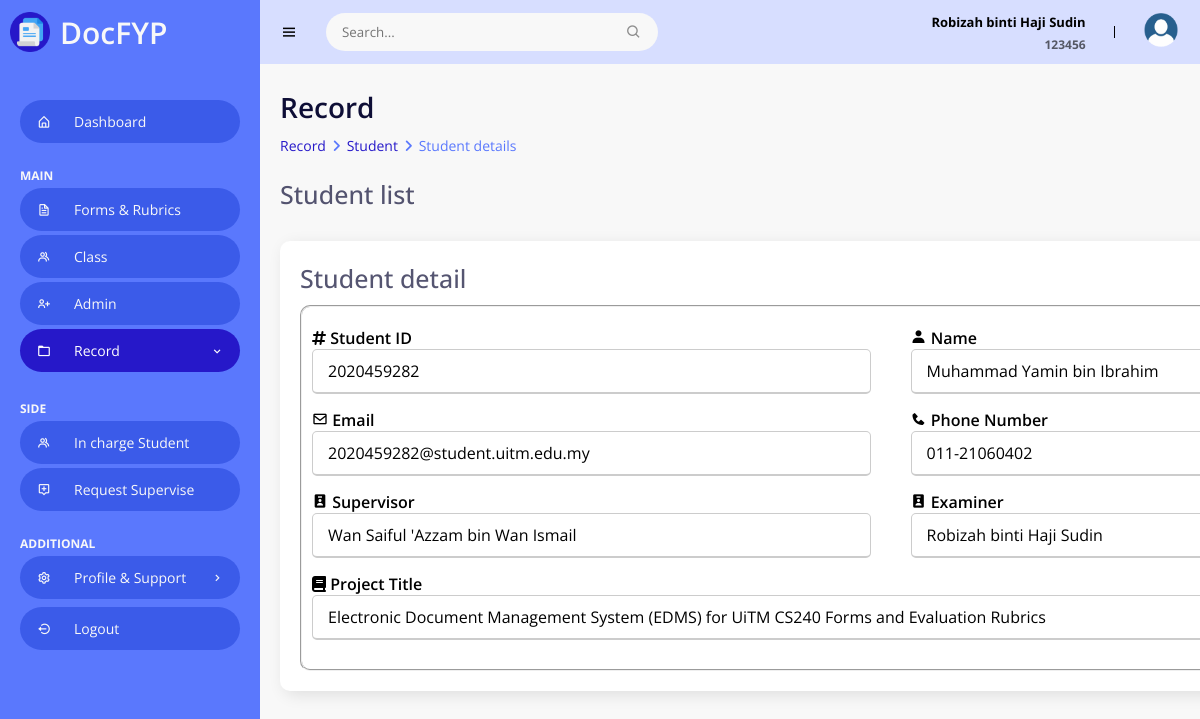
The page /Admin/studentDetail.php?studID=2020459282 (signed in) on the database its author committed.
### tables this page shows
CREATE TABLE `student` (
  `studID` varchar(10) NOT NULL,
  `studName` varchar(50) NOT NULL,
  `studEmail` varchar(50) NOT NULL,
  `studPassword` varchar(50) NOT NULL,
  `studPhoneNum` varchar(15) DEFAULT NULL,
  `studFYPTitle` varchar(100) NOT NULL,
  `studSV` varchar(10) DEFAULT NULL,
  `studExam` varchar(10) DEFAULT NULL,
  `classID` varchar(100) DEFAULT NULL
);

CREATE TABLE `lecturer` (
  `lectID` varchar(10) NOT NULL,
  `lectName` varchar(50) NOT NULL,
  `lectEmail` varchar(50) NOT NULL,
  `lectOuriginalEmail` varchar(100) NOT NULL,
  `lectPassword` varchar(50) NOT NULL,
  `lectPhoneNum` varchar(50) DEFAULT NULL,
  `lectRoomNum` varchar(15) DEFAULT NULL
);

### Admin/studentDetail.php (the view, shortened to what this page needs)
<!DOCTYPE html>
<html>
<head>
    <link rel="stylesheet" href="StyleHome.css">
    <link href='https://unpkg.com/boxicons@2.0.9/css/boxicons.min.css' rel='stylesheet'>
    <link rel="stylesheet" href="https://cdnjs.cloudflare.com/ajax/libs/font-awesome/6.4.0/css/all.min.css">
    <?php
    include("../Dbconn.php");
    ?>
</head>
<body>
    <section id="sidebar">
        <a href="Home.php" class="brand">
            <img class="logo" src="/Edms/images/logo.png" alt="Logo">
            DocFYP
        </a>
        <ul class="side-menu">
            <li><a href="Home.php"><i class='bx bx-home-alt icon' ></i>Dashboard</a></li>
            <li class="divider" data-text="main">Main</li>
            <li><a href="FormRubric.php"><i class='bx bx-file icon'></i> Forms & Rubrics</a></li>
            <li><a href="class.php"><i class='bx bx-group icon' ></i></i> Class</a></li>
            <li><a href="admin.php" ><i class='bx bx-user-plus icon'></i> Admin</a></li>
            <li>
                <a href="#" class="active"><i class='bx bx-folder icon' ></i> Record <i class='bx bx-chevron-right icon-right' ></i></a>
            </li>
            <li class="divider" data-text="SIDE">Side Features</li>
            <li><a href="studentIC.php"><i class='bx bx-group icon' ></i></i>In charge Student</a></li>
            <li><a href="requestSupervise.php"><i class='bx bx-message-alt-add icon'></i> Request Supervise </a></li>
            <li class="divider" data-text="ADDITIONAL">Setting & Support</li>
            <li>
                <a href="#"><i class='bx bx-cog icon' ></i> Profile & Support <i class='bx bx-chevron-right icon-right' ></i></a>
            </li>
            <li><a href="/Edms/Logout.php"><i class='bx bx-log-out-circle icon'></i> Logout</a></li>
        </ul>
    </section>
    <section id="content">
        <nav>
            <i class='bx bx-menu toggle-sidebar' ></i>
            <form action="#">
                <div class="form-group">
                    <input type="text" placeholder="Search...">
                    <i class='bx bx-search icon' ></i>
                </div>
            </form>
            <div class="sessionInfo">
                <?php
                if (isset($_SESSION["log"]) && ($_SESSION["log"] == 3)) {
                    ?>
                    <div class="userFullName">
                        <p><?php echo $_SESSION["admin_name"] ?></p>
                    </div>
                    <div class="userID">
                        <p><?php echo $_SESSION["admin_id"]; ?></p>
                    </div>
                    <?php
                } else {
                    echo "<meta http-equiv=\"refresh\" content=\"2;URL=../Login.php\"/>";
                }
                ?>
            </div>
            <div class="profile">
                <img src="/Edms/images/userdp.png" alt="Profile picture">
            </div>
        </nav>
        <main>
            <?php
            $stud_id = $_GET['studID'];
            $sql = "SELECT * FROM student WHERE studID = '" .$stud_id. "'";
            $query = mysqli_query($connection, $sql) or die("Query Fail");
            $data = mysqli_fetch_array($query);
            ?>
            <h1 class="title">Record</h1>
            <ul class="breadcrumbs">
                <li><a href="student.php">Record</a></li>
                <li class="divider"><i class="fa fa-solid fa-angle-right"></i></li>
                <li><a href="student.php">Student</a></li>
                <li class="divider"><i class="fa fa-solid fa-angle-right"></i></li>
                <li><a href="studentDetail.php" class="active">Student details</a></li>
            </ul>
            <br>
            <div class="titleContentWButton">
                <h1 class="titleContent">Student list</h1>
            </div>
            <div class="data">
                <div class="content-data">
                    <div class="titleContentWButton">
                        <h1 class="titleContent">Student detail</h1>
                    </div>
                    <fieldset>
                        <form action="editClassProcess.php" method="POST" enctype="multipart/form-data">
                            <div class="form-details">
                                <div class="input-box">
                                    <i class="fa-solid fa-hashtag"></i>
                                    <span class="details">Student ID</span>
                                    <input type="text"
                                    value="<?php echo $data['studID']; ?>"
                                    name="classID"
                                    readonly>
                                </div>
                                <div class="input-box">
                                    <i class='bx bxs-user'></i>
                                    <span class="details">Name</span>
                                    <input type="text"
                                    value="<?php echo $data['studName']; ?>"
                                    name="className"
                                    readonly>
                                </div>
                                <div class="input-box">
                                    <i class='bx bx-envelope' ></i>
                                    <span class="details">Email</span>
                                    <input type="text"
                                    value="<?php echo $data['studEmail']; ?>"
                                    name="classYear"
                                    readonly>
                                </div>
                                <div class="input-box">
                                    <i class='bx bxs-phone' ></i>
                                    <span class="details">Phone Number</span>
                                    <input type="text"
                                    value="<?php echo $data['studPhoneNum']; ?>"
                                    name="classSession"
                                    readonly>
                                </div>
                                <?php
                                $sql = "SELECT * FROM lecturer WHERE lectID = '".$data['studSV']."'";
                                $query = mysqli_query($connection, $sql);
                                $rowSV = mysqli_fetch_array($query);
                                $sql = "SELECT * FROM lecturer WHERE lectID = '".$data['studExam']."'";
                                $query = mysqli_query($connection, $sql);
                                $rowExam = mysqli_fetch_array($query);
                                if (!empty($data['studSV'])) {
                                    $sqlSV = "SELECT * FROM lecturer WHERE lectID = '" . $data['studSV'] . "'";
                                    $sqlAdminSV = "SELECT * FROM admin WHERE adminID = '" . $data['studSV'] . "'";
                                    $querySV = mysqli_query($connection, $sqlSV);
                                    $queryAdminSV = mysqli_query($connection, $sqlAdminSV);
                                    $rowSV = mysqli_fetch_array($querySV);
                                    $rowAdminSV = mysqli_fetch_array($queryAdminSV);
                                } else {
                                    $rowSV = null;
                                    $rowAdminSV = null;
                                }
                                if (!empty($data['studExam'])) {
                                    $sqlExam = "SELECT * FROM lecturer WHERE lectID = '" . $data['studExam'] . "'";
                                    $sqlAdminExam = "SELECT * FROM admin WHERE adminID = '" . $data['studExam'] . "'";
                                    $queryExam = mysqli_query($connection, $sqlExam);
                                    $queryAdminExam = mysqli_query($connection, $sqlAdminExam);
                                    $rowExam = mysqli_fetch_array($queryExam);
                                    $rowAdminExam = mysqli_fetch_array($queryAdminExam);
                                } else {
                                    $rowExam = null;
                                    $rowAdminExam = null;
                                }
                                ?>
                                <div class="input-box">
                                    <i class='bx bxs-user-badge' ></i>
                                    <span class="details">Supervisor</span><br>
                                    <input type="text"
                                    value="<?php echo ($rowSV != null) ? $rowSV['lectName'] : (($rowAdminSV != null) ? $rowAdminSV['adminName'] : "No Supervisor assigned"); ?>"
                                    name="classSession"
                                    readonly>
                                </div>
                                <div class="input-box">
                                    <i class='bx bxs-user-badge' ></i>
                                    <span class="details">Examiner</span><br>
                                    <input type="text"
                                    value="<?php echo ($rowExam != null) ? $rowExam['lectName'] : (($rowAdminExam != null) ? $rowAdminExam['adminName'] : "No Examiner assigned"); ?>"
                                    name="classSession"
                                    readonly>
                                </div>
                                <div class="input-box">
                                    <i class="fa-solid fa-book"></i>
                                    <span class="details">Project Title</span><br>
                                    <input type="text" style="width: 1157px;"
                                    value="<?php echo $data['studFYPTitle']; ?>"
                                    name="classSession"
                                    readonly>
                                </div>
                            </div>
                        </form>
                    </fieldset>
                </div>
            </div>
        </main>
    </section>
</body>
</html>

### Admin/StyleHome.css (style rules this page uses)
* { font-family: 'Open Sans', sans-serif; margin: 0; padding: 0; box-sizing: border-box; }
:root { --grey: #F1F0F6; --dark-grey: #8D8D8D; --light: #fff; --dark: #000; --blue1: #0e0e36; --blue2: #1a1087; --blue3: #2618c9; --blue4: #3b5be9; --blue5: #5A78FD; --blue6: #D7DEFF; --blue7: #c2cdfe; --notwhite: #F8F8F8; }
html { overflow-x: hidden; }
body { background: var(--notwhite); overflow-x: hidden; }
a { text-decoration: none; }
li { list-style: none; }
#sidebar { position: fixed; max-width: 260px; width: 100%; background: var(--blue5); top: 0; left: 0; height: 100%; overflow-y: auto; scrollbar-width: none; transition: all .3s ease; z-index: 200; }
#sidebar .brand { font-size: 30px; display: flex; align-items: center; height: 64px; font-weight: 600; color: var(--notwhite); position: sticky; top: 0; left: 0; z-index: 100; background: var(--blue5); transition: all .3s ease; padding: 0 6px; }
#sidebar .brand img { width: 40px; height: 40px; float: left; margin-left: 4px; margin-right: 10px; }
#sidebar .icon { min-width: 48px; display: flex; justify-content: center; align-items: center; margin-right: 6px; }
#sidebar .icon-right { margin-left: auto; transition: all .3s ease; }
#sidebar .side-menu { margin: 36px 0; padding: 0 20px; transition: all .3s ease; }
#sidebar .side-menu a { display: flex; align-items: center; font-size: 14px; color: var(--notwhite); background-color: #3b5be9; padding: 12px 16px 12px 0; transition: all .3s ease; border-radius: 50px; margin: 4px 0; white-space: nowrap; }
#sidebar .side-menu > li > a.active .icon-right { transform: rotateZ(90deg); }
#sidebar .side-menu > li > a.active, #sidebar .side-menu > li > a.active:hover { background: var(--blue3); color: var(--light); }
#sidebar .divider { margin-top: 24px; font-size: 12px; text-transform: uppercase; font-weight: 700; color: var(--notwhite); transition: all .3s ease; white-space: nowrap; }
#content { position: relative; width: calc(100% - 260px); left: 260px; transition: all .3s ease; }
nav { background: var(--blue6); height: 64px; padding: 0 20px; display: flex; align-items: center; grid-gap: 28px; position: sticky; top: 0; left: 0; z-index: 100; }
nav .toggle-sidebar { font-size: 18px; cursor: pointer; }
nav form { max-width: 400px; width: 100%; margin-right: auto; }
nav .form-group { position: relative; }
nav .form-group input { width: 100%; background: var(--notwhite); border-radius: 50px; border: none; outline: none; padding: 10px 36px 10px 16px; transition: all .3s ease; }
nav .form-group .icon { position: absolute; top: 50%; transform: translateY(-50%); right: 16px; color: var(--dark-grey); }
.sessionInfo .userFullName p, .sessionInfo .userID p { margin: 0; width: 400px; display: inline-block; text-align: right; }
.sessionInfo .userFullName p { font-size: 13px; font-weight: bold; }
.sessionInfo .userID p { font-size: 12px; opacity: 0.6; font-weight: bold; }
nav .profile { position: relative; }
nav .profile img { width: 38px; height: 38px; border-radius: 50%; object-fit: cover; cursor: pointer; }
main { width: 100%; padding: 24px 20px 20px 20px; }
main .title { font-size: 28px; font-weight: 600; margin-bottom: 10px; color: var(--blue1); }
.titleContent { font-size: 25px; font-weight: 500; margin-bottom: 10px; color: var(--blue1); opacity: 0.7; }
main .breadcrumbs { display: flex; grid-gap: 6px; }
main .breadcrumbs li, main .breadcrumbs li a { font-size: 14px; }
main .breadcrumbs li a { color: var(--blue3); }
main .breadcrumbs li a.active, main .breadcrumbs li.divider { color: var(--blue5); pointer-events: none; }
main .data { display: flex; grid-gap: 20px; margin-top: 20px; flex-wrap: wrap; }
main .data .content-data { flex-grow: 1; flex-basis: 400px; padding: 20px; background: var(--light); border-radius: 10px; box-shadow: 4px 4px 16px rgba(0, 0, 0, .1); }
.titleContentWButton .titleContent, .titleContentWButton .addBtn { display: inline-block; }
fieldset { border-radius: 10px; padding: 10px 10px; }
form .form-details { display: flex; flex-wrap: wrap; justify-content: space-between; margin: 10px 0 4px 0; }
form .form-details .input-box { margin-bottom: 15px; width: calc(100% / 2 - 20px); }
.form-details .input-box .details { font-weight: 600; margin-bottom: 5px; }
.form-details .input-box input { height: 45px; width: 100%; outline: none; border-radius: 5px; border: 1px solid #ccc; padding-left: 15px; font-size: 16px; border-bottom-width: 2px; transition: all 0.3s ease; }

### rows shown on the page
student: classID "2020459282", className "Muhammad Yamin bin Ibrahim", classYear "2020459282@student.uitm.edu.my", classSession "011-21060402", classSession "Electronic Document Management System (EDMS) for UiTM CS240 Forms and Evaluation Rubrics"
lecturer: classSession "Wan Saiful 'Azzam bin Wan Ismail"

### other values the page prints
$_SESSION["admin_name"] "Robizah binti Haji Sudin"
$_SESSION["admin_id"] "123456"
